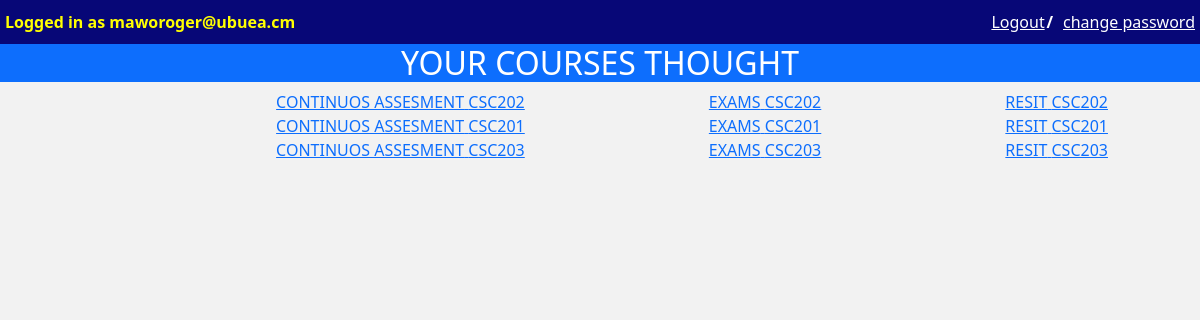
/my-courses/ (signed in), run on the app's committed database.
### account/models.py (models this page shows, shortened)
class Account(AbstractUser):
  email = models.EmailField(verbose_name="Email",max_length=60, unique=True)
  username = models.CharField(max_length=30, unique=True)
  date_joined = models.DateTimeField(verbose_name="date joined", auto_now_add=True)
  last_login = models.DateTimeField(verbose_name="last_login", auto_now=True)
  is_admin = models.BooleanField(default=False)
  is_active = models.BooleanField(default=True)
  is_staff = models.BooleanField(default=False)
  is_superuser = models.BooleanField(default=False)
  hide_email = models.BooleanField(default=True)
  objects = MyAccountManagaer()
  USERNAME_FIELD = 'email'
  REQUIRED_FIELDS = ['username']

### courses/models.py (models this page shows, shortened)
class Course(models.Model):
    teacher = models.ForeignKey(Teacher, on_delete=models.CASCADE,blank=True, null=True)
    department = models.ForeignKey(Department, on_delete=models.CASCADE)
    name = models.CharField(max_length=6, unique=True)
    course_credit = models.IntegerField(verbose_name="course credit")
    course_hours = models.IntegerField(verbose_name="course hours")

### account/decorators.py (the view)
        def wrapper_func(request, *args, **kwargs):
            group = None
            if request.user.groups.exists():
                group = request.user.groups.all()[0].name
            if group in allowed_roles:
                return view_func(request, *args, **kwargs)
            else:
                return  HttpResponse('YOU ARE NOT AUTHORIZED TO VIEW THIS PAGE')

### teacher/views.py (called while the page is built)
@login_required(login_url="/login")
@allowed_users(allowed_roles=['staff'])
def show_teacher_view(request):
    context = {}
    teacher_course = Course.objects.filter(teacher__institutional_email =request.user.email)
    context['teacher_course'] = teacher_course
    return render(request, 'teacher/show.html',context)

### teacher/templates/teacher/show.html (shortened to what this page needs)
{% extends 'base.html' %}
{% block content %}
{% include 'snippets/header.html' %}
	<div class=" justify-content-center">
		   {% if teacher_course %}
		   <h1 class="text-center bg-primary text-white"> YOUR COURSES THOUGHT </h1>
		   {% for course in teacher_course %}
		   <div class="d-flex justify-content-around">
			<div><a href="/my-courses/{{course.id}}/1"><span>CONTINUOS ASSESMENT</span> <span>{{course.name}}</span></a></div>
			<div><a href="/my-courses/{{course.id}}/2"><span>EXAMS</span> <span>{{course.name}}</span></a></div>
			<div><a href="/my-courses/{{course.id}}/3"><span>RESIT</span> <span>{{course.name}}</span></a></div>
		   </div>
		   {%endfor%}
		   {%endif%}
</div>
{% endblock content %}

### templates/snippets/header.html (shortened to what this page needs)
<div class="d-flex">
	{% if request.user.is_authenticated == False %}
	<div><a href="{% url 'register' %}" class="text-decoration-none"> Register</a></div>
	<div class="mx-3"><a href="{% url 'login' %}" class="text-decoration-none"> Login</a></div>
	{%else%}
	<nav class="backround__blue ">
		<div class="color__yellow"><span>Logged in as</span> <span>{{request.user.email}}</span></div>
		<div class="d-flex">
		<div class="log__out"><a href="{% url 'logout' %}"> Logout</a></div>
		<div class="text-white slash">/</div>
		  <div class="change__password"> <a href=""> change password</a></div>
		</div>
	</nav>
	{% endif %}
</div>

### templates/snippets/base_css.html (style rules this page uses)
body { background-color: #f2f2f2; font-family: "Segoe UI"; font-weight: 380; }
:root { --main-background-color: #f2f2f2; --dark-background-color: #a2a2a2; --secondary-text-color: #808080; --light-primary-text-color: #0080ff; }

### templates/snippets/header.html (style rules this page uses)
.backround__blue { background-color: rgb(7, 7, 119); width: 100%; display: flex; justify-content: space-between; padding: 10px 5px 10px 5px; }
nav div a { color: white; }
.log__out { width: 55px; }
.slash { font-weight: 900; }
.change__password { padding-left: 10px; }
.color__yellow { color: yellow; font-weight: 900; }

### teacher/templates/teacher/show.html (style rules this page uses)
h1 { font-size: 2rem; }

### data on the page
Account: user.email "maworoger@ubuea.cm"
Course: name "CSC202"
Course: name "CSC201"
Course: name "CSC203"
